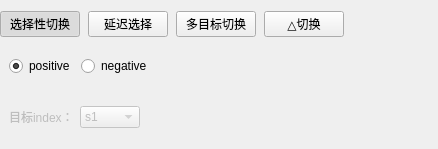
<?xml version="1.0" encoding="UTF-8"?>
<ui version="4.0">
 <class>ConditionalStateTest</class>
 <widget class="QWidget" name="ConditionalStateTest">
  <property name="geometry">
   <rect>
    <x>0</x>
    <y>0</y>
    <width>438</width>
    <height>149</height>
   </rect>
  </property>
  <property name="windowTitle">
   <string>Form</string>
  </property>
  <layout class="QVBoxLayout" name="verticalLayout">
   <property name="spacing">
    <number>8</number>
   </property>
   <property name="leftMargin">
    <number>0</number>
   </property>
   <property name="rightMargin">
    <number>0</number>
   </property>
   <item>
    <layout class="QHBoxLayout" name="horizontalLayout">
     <item>
      <widget class="QPushButton" name="btn_type1">
       <property name="text">
        <string>选择性切换</string>
       </property>
       <property name="checkable">
        <bool>true</bool>
       </property>
       <property name="checked">
        <bool>true</bool>
       </property>
       <property name="autoExclusive">
        <bool>true</bool>
       </property>
       <attribute name="buttonGroup">
        <string notr="true">buttonGroup</string>
       </attribute>
      </widget>
     </item>
     <item>
      <widget class="QPushButton" name="btn_type2">
       <property name="text">
        <string>延迟选择</string>
       </property>
       <property name="checkable">
        <bool>true</bool>
       </property>
       <property name="autoExclusive">
        <bool>true</bool>
       </property>
       <attribute name="buttonGroup">
        <string notr="true">buttonGroup</string>
       </attribute>
      </widget>
     </item>
     <item>
      <widget class="QPushButton" name="btn_type3">
       <property name="text">
        <string>多目标切换</string>
       </property>
       <property name="checkable">
        <bool>true</bool>
       </property>
       <property name="autoExclusive">
        <bool>true</bool>
       </property>
       <attribute name="buttonGroup">
        <string notr="true">buttonGroup</string>
       </attribute>
      </widget>
     </item>
     <item>
      <widget class="QPushButton" name="btn_type4">
       <property name="text">
        <string>△切换</string>
       </property>
       <property name="checkable">
        <bool>true</bool>
       </property>
       <attribute name="buttonGroup">
        <string notr="true">buttonGroup</string>
       </attribute>
      </widget>
     </item>
     <item>
      <spacer name="horizontalSpacer">
       <property name="orientation">
        <enum>Qt::Horizontal</enum>
       </property>
       <property name="sizeHint" stdset="0">
        <size>
         <width>40</width>
         <height>20</height>
        </size>
       </property>
      </spacer>
     </item>
    </layout>
   </item>
   <item>
    <widget class="QWidget" name="bool_selector_box" native="true">
     <layout class="QHBoxLayout" name="horizontalLayout_2">
      <item>
       <widget class="QRadioButton" name="btn_positive">
        <property name="text">
         <string>positive</string>
        </property>
        <property name="checked">
         <bool>true</bool>
        </property>
       </widget>
      </item>
      <item>
       <widget class="QRadioButton" name="btn_negative">
        <property name="text">
         <string>negative</string>
        </property>
       </widget>
      </item>
      <item>
       <spacer name="horizontalSpacer_2">
        <property name="orientation">
         <enum>Qt::Horizontal</enum>
        </property>
        <property name="sizeHint" stdset="0">
         <size>
          <width>40</width>
          <height>20</height>
         </size>
        </property>
       </spacer>
      </item>
     </layout>
    </widget>
   </item>
   <item>
    <widget class="QWidget" name="index_selector_box" native="true">
     <property name="enabled">
      <bool>false</bool>
     </property>
     <layout class="QHBoxLayout" name="horizontalLayout_3">
      <item>
       <widget class="QLabel" name="label">
        <property name="text">
         <string>目标index：</string>
        </property>
       </widget>
      </item>
      <item>
       <widget class="QComboBox" name="index_selector">
        <property name="minimumSize">
         <size>
          <width>60</width>
          <height>0</height>
         </size>
        </property>
        <item>
         <property name="text">
          <string>s1</string>
         </property>
        </item>
        <item>
         <property name="text">
          <string>s2</string>
         </property>
        </item>
        <item>
         <property name="text">
          <string>s3</string>
         </property>
        </item>
        <item>
         <property name="text">
          <string>s4</string>
         </property>
        </item>
       </widget>
      </item>
      <item>
       <spacer name="horizontalSpacer_3">
        <property name="orientation">
         <enum>Qt::Horizontal</enum>
        </property>
        <property name="sizeHint" stdset="0">
         <size>
          <width>40</width>
          <height>20</height>
         </size>
        </property>
       </spacer>
      </item>
     </layout>
    </widget>
   </item>
  </layout>
 </widget>
 <resources/>
 <connections/>
 <buttongroups>
  <buttongroup name="buttonGroup"/>
 </buttongroups>
</ui>
